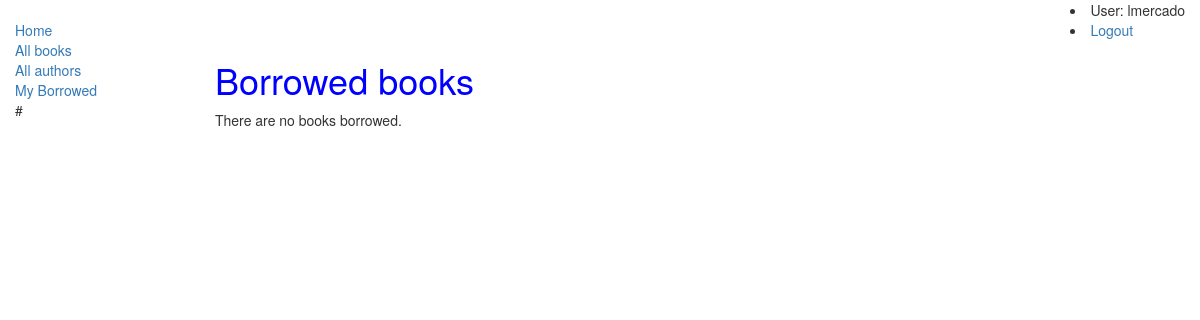
The page /catalog/mybooks/ (signed in) on the database as committed earlier.
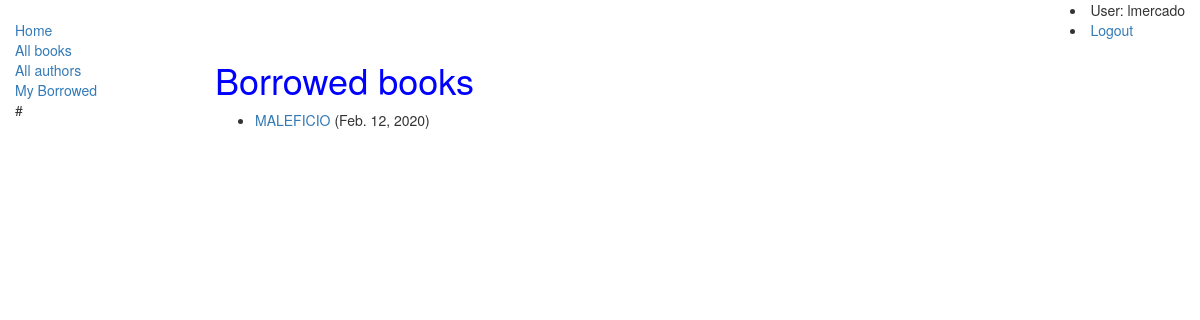
The same page on the database as committed later.
### catalog/models.py (models this page shows, shortened)
class BookInstance(models.Model):
    id = models.UUIDField(primary_key=True, default=uuid.uuid4, help_text='ID unico')
    book = models.ForeignKey('Book', on_delete=models.SET_NULL, null=True)
    imprint = models.CharField(max_length=20)
    due_back = models.DateField(null=True, blank=True)
    LOAN_STATUS = (
        ('m', 'Maintenance'),
        ('o', 'On Load'),
        ('a', 'Available'),
        ('r', 'Reserved'),
    )
    status = models.CharField(max_length=1,choices=LOAN_STATUS,blank=True , default='m',help_text='Disponibilidad del libro')
    borrower = models.ForeignKey(User, on_delete=models.SET_NULL, null=True, blank=True)
    @property
    def is_overdue(self):
        if self.due_back and date.today() > self.due_back:
            return True
        return False
    class Meta:
        permissions = (("can_mark_returned", "Set book as returned"),)

class Book(models.Model):
    title = models.CharField(max_length=100)
    author = models.ForeignKey('Author', on_delete=models.SET_NULL, null=True)
    sumary = models.TextField(max_length=200)
    imprint = models.CharField(max_length=20)
    ISBN = models.CharField(max_length=20)
    genre = models.ManyToManyField(Genre, help_text="Seleccione el Genero")
    lenguage = models.ForeignKey('Language', on_delete=models.SET_NULL, null=True)
    def display_genre(self):
        """
        Creates a string for the Genre. This is required to display genre in Admin.
        """
        return ', '.join([genre.name for genre in self.genre.all()[:3]])
    display_genre.short_description = 'Genre'
    class Meta:
        ordering = ['title']

### catalog/views.py (the view)
# urls.py: urlpatterns += [path('mybooks/', views.LoanedBooksByUserListView.as_view(), name='my-borrowed'), ]
class LoanedBooksByUserListView(LoginRequiredMixin, generic.ListView):
    model = BookInstance
    template_name = 'catalog/bookinstance_list_borrowed_user.html'
    paginate_by = 10
    def get_queryset(self):
        return BookInstance.objects.filter(borrower=self.request.user).filter(status__exact='o').order_by('due_back')

### catalog/templates/catalog/bookinstance_list_borrowed_user.html
{% extends "base_template.html" %}
{% block content %}
    <h1>Borrowed books</h1>
    {% if bookinstance_list %}
    <ul>
      {% for bookinst in bookinstance_list %}
      <li class="{% if bookinst.is_overdue %}text-danger{% endif %}">
        <a href="{% url 'book-detail' bookinst.book.pk %}">{{bookinst.book.title}}</a> ({{ bookinst.due_back }})
      </li>
      {% endfor %}
    </ul>
    {% else %}
      <p>There are no books borrowed.</p>
    {% endif %}
{% endblock %}

Rows that differ between the two databases and show on the page:
now on this page (row edited): BookInstance: book "MALEFICIO", due_back "Feb. 12, 2020"
Other text that changed with them:
text no longer shown: "There are no books borrowed."
